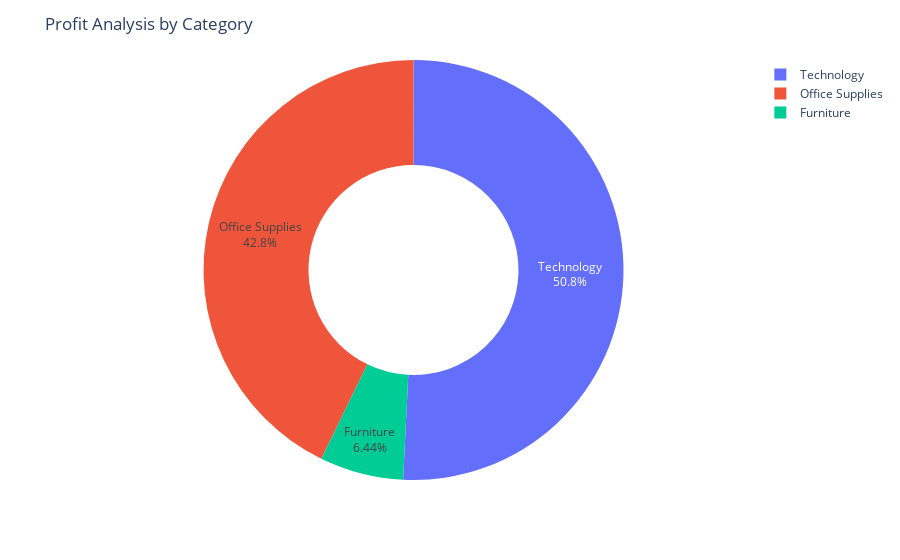

The notebook cell this image was saved under:
### Code cell
# Date visualisation (Profit by Category)
profit_by_category = data.groupby('Category')['Profit'].sum().reset_index()

fig = px.pie(profit_by_category, 
                 values='Profit', 
                 names='Category', 
                 hole=0.5)

fig.update_traces(textinfo='percent+label')
fig.update_layout(title_text='Profit Analysis by Category')

fig.show()

### Figure 1 — Plotly figure (JSON) as saved in the notebook; plotly's stock layout.template omitted (floating-point values rounded to 4 significant figures)
{"data": [{"domain": {"x": [0, 1], "y": [0, 1]}, "hole": 0.5, "hovertemplate": "Category=%{label}<br>Profit=%{value}<extra></extra>", "labels": ["Furniture", "Office Supplies", "Technology"], "legendgroup": "", "name": "", "showlegend": true, "textinfo": "percent+label", "type": "pie", "values": [18450.0, 122500.0, 145500.0]}], "layout": {"legend": {"tracegroupgap": 0}, "margin": {"t": 60}, "title": {"text": "Profit Analysis by Category"}}}
